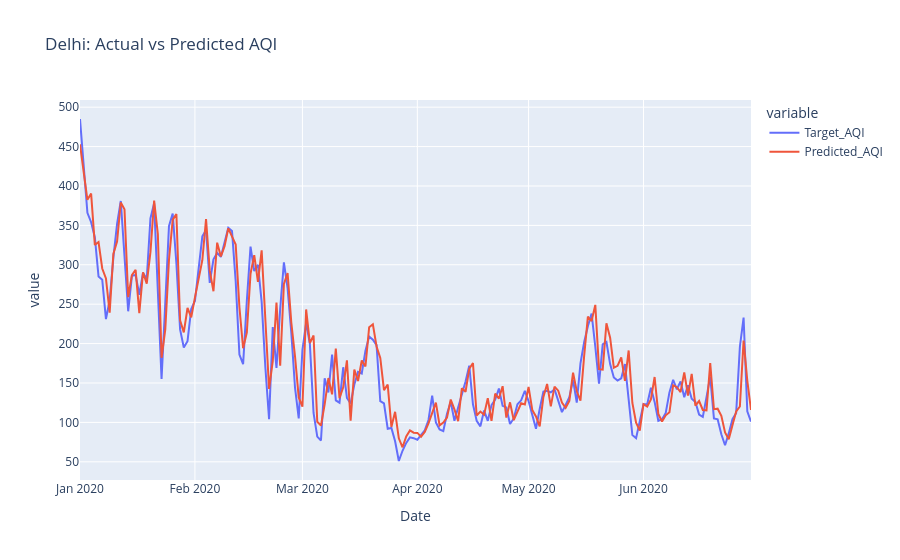

The notebook cell saved with this chart:
### Code cell
delhi_eval = evaluation[
    evaluation["City"] == "Delhi"
]

fig = px.line(
    delhi_eval,
    x="Date",
    y=["Target_AQI", "Predicted_AQI"],
    title="Delhi: Actual vs Predicted AQI"
)

fig.show()

### Figure 1 — Plotly figure (JSON) as saved in the notebook; plotly's stock layout.template omitted (floating-point values rounded to 4 significant figures; data arrays with more than 128 entries replaced by an {"elided": "..."} marker saying what was removed)
{"data": [{"hovertemplate": "variable=Target_AQI<br>Date=%{x}<br>value=%{y}<extra></extra>", "legendgroup": "Target_AQI", "line": {"color": "#636efa", "dash": "solid"}, "marker": {"symbol": "circle"}, "mode": "lines", "name": "Target_AQI", "orientation": "v", "showlegend": true, "type": "scatter", "x": {"elided": "182 str values"}, "xaxis": "x", "y": {"elided": "182 float values"}, "yaxis": "y"}, {"hovertemplate": "variable=Predicted_AQI<br>Date=%{x}<br>value=%{y}<extra></extra>", "legendgroup": "Predicted_AQI", "line": {"color": "#EF553B", "dash": "solid"}, "marker": {"symbol": "circle"}, "mode": "lines", "name": "Predicted_AQI", "orientation": "v", "showlegend": true, "type": "scatter", "x": {"elided": "182 str values"}, "xaxis": "x", "y": {"elided": "182 float values"}, "yaxis": "y"}], "layout": {"legend": {"title": {"text": "variable"}, "tracegroupgap": 0}, "title": {"text": "Delhi: Actual vs Predicted AQI"}, "xaxis": {"anchor": "y", "domain": [0, 1], "title": {"text": "Date"}}, "yaxis": {"anchor": "x", "domain": [0, 1], "title": {"text": "value"}}}}
